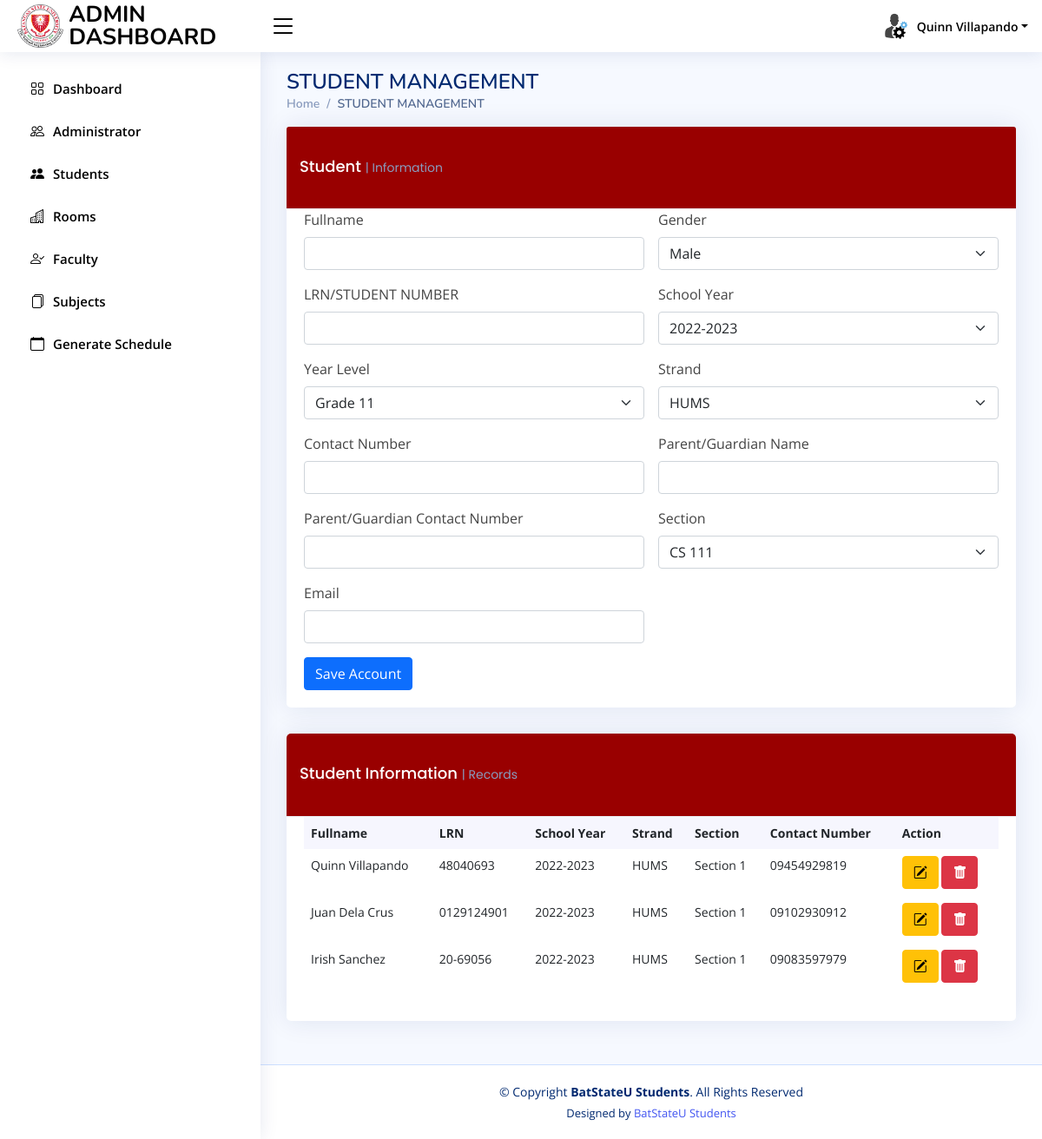
Page /add_student.php (signed in) on the committed database.
### tables this page shows
CREATE TABLE `tbl_students` (
  `id` int(255) NOT NULL,
  `name` varchar(255) NOT NULL,
  `gender` varchar(255) NOT NULL,
  `lrn` varchar(255) NOT NULL,
  `schoolyear` varchar(255) NOT NULL,
  `yearlevel` varchar(255) NOT NULL,
  `strand` varchar(255) NOT NULL,
  `contactnumber` varchar(255) NOT NULL,
  `parents` varchar(255) NOT NULL,
  `parentscontactnumber` varchar(255) NOT NULL,
  `section` varchar(255) NOT NULL,
  `email` varchar(255) NOT NULL,
  `file` varchar(255) NOT NULL,
  `username` varchar(255) NOT NULL,
  `password` varchar(255) NOT NULL,
  `type` varchar(255) NOT NULL
);

### add_student.php (the view, shortened to what this page needs)
<?php include 'head.php'; ?>
<body >
<?php include 'nav.php'; ?>
<?php include 'sidebar.php'; ?>
  <main id="main" class="main">
    <div class="pagetitle">
      <h1>STUDENT MANAGEMENT</h1>
      <nav>
        <ol class="breadcrumb">
          <li class="breadcrumb-item"><a href="">Home</a></li>
          <li class="breadcrumb-item active">STUDENT MANAGEMENT</li>
        </ol>
      </nav>
    </div>
    <section class="section dashboard">
      <div class="row">
        <div class="col-lg-12">
          <div class="card">
            <div class="card-header" style="background-color:rgb(153, 0, 0)">
                  <h5 class="card-title" style="color:white;">Student <span>| Information</span></h5>
               </div>
            <div class="card-body">
              <form class="row g-3" method="POST">
                 <div class="col-md-6">
                  <label for="inputName5" class="form-label">Fullname</label>
                  <input type="text" value="" required name="name" class="form-control" id="inputName5">
                </div>
                  <div class="col-md-6">
                                  <label for="inputName5" class="form-label">Gender</label>
                                  <select class="form-select" name="gender">
                                          <option value="Male">Male</option>
                                          </select>
                                   </div>
                 <div class="col-md-6">
                  <label for="inputName5" class="form-label">LRN/STUDENT NUMBER</label>
                  <input type="text" value="" required name="lrn" class="form-control" id="inputName5">
                </div>
                <div class="col-md-6">
                  <label for="inputName5" class="form-label">School Year</label>
                  <select class="form-select" name="schoolyear">
                          <option value="2022-2023">2022-2023</option>
                          </select>
                </div>
                <div class="col-md-6">
                  <label for="inputName5" class="form-label">Year Level</label>
                  <select class="form-select" name="yearlevel">
                          <option value="Grade 11">Grade 11</option>
                          </select>
                </div>
                <div class="col-md-6">
                  <label for="inputName5" class="form-label">Strand</label>
                  <select class="form-select" name="strand">
                          <option value="HUMS">HUMS</option>
                          </select>
                </div>
                <div class="col-md-6">
                  <label for="inputPassword5" class="form-label">Contact Number</label>
                  <input type="text" required name="contactnumber" onkeypress="return event.charCode >= 48 && event.charCode <= 57" maxlength="11" class="form-control" id="inputPassword5">
                </div>
                <div class="col-md-6">
                  <label for="inputName5" class="form-label">Parent/Guardian Name</label>
                  <input type="text" value="" required name="parents" class="form-control" id="inputName5">
                </div>
                <div class="col-md-6">
                  <label for="inputPassword5" class="form-label">Parent/Guardian Contact Number</label>
                  <input type="text" required name="parentscontactnumber" onkeypress="return event.charCode >= 48 && event.charCode <= 57" maxlength="11" class="form-control" id="inputPassword5">
                </div>
                <div class="col-md-6">
                  <label for="inputName5" class="form-label">Section</label>
                  <select class="form-select" name="section">
                          <option value=">CS 111">CS 111</option>
                          </select>
                </div>
                <div class="col-md-6">
                  <label for="inputName5" class="form-label">Email</label>
                  <input type="text" value=""  name="email" class="form-control" id="inputName5">
                </div>
                <div class="">
                  <button type="submit" class="btn btn-primary" name="onadd_student">Save Account</button>
                </div>
              </form>
            </div>
          </div>
        </div>
        <div class="col-lg-12">
          <div class="row">
            <div class="col-12">
              <div class="card recent-sales overflow-auto">
                <div class="card-header" style="background-color:rgb(153, 0, 0)">
                  <h5 class="card-title" style="color:white;">Student Information <span>| Records</span></h5>
               </div>
                <div class="card-body">
                  <table class="table table-borderless datatable">
                    <thead>
                      <tr>
                       <th scope="col">Fullname</th>
                        <th scope="col">LRN</th>
                        <th scope="col">School Year</th>
                        <th scope="col">Strand</th>
                        <th scope="col">Section</th>
                        <th scope="col">Contact Number</th>
                        <th scope="col">Action</th>
                      </tr>
                    </thead>
                    <tbody>
                    <?php
                      $query = "SELECT * FROM tbl_students WHERE type='Student'";
                      $read = mysqli_query($con,$query) or die(mysqli_error());
                      while ($row = mysqli_fetch_array($read)){
                        $id=$row['id'];
                        $name = $row['name'];
                        $lrn = $row['lrn'];
                        $schoolyear = $row['schoolyear'];
                        $strand = $row['strand'];
                        $contactnumber = $row['contactnumber'];
                        $section = $row['section'];
                      ?>
                      <tr>
                        <td><?php echo $name; ?></td>
                        <td><?php echo $lrn; ?></td>
                        <td><?php echo $schoolyear; ?></td>
                        <td><?php echo $strand; ?></td>
                        <td><?php echo $section; ?></td>
                         <td><?php echo $contactnumber; ?></td>
                        <td><a class="btn btn-warning" data-bs-toggle="modal" data-bs-target="#basicModal<?php echo $id; ?>"> <i class="bi bi-pencil-square"></i></a>
                            <a class="btn btn-danger" onclick="confirmAction<?php echo $id;?>()"  > <i class="bi bi-trash-fill"></i></a></td>
                      </tr>
                    <?php } ?>
                    </tbody>
                  </table>
                </div>
              </div>
            </div>
          </div>
        </div>
      </div>
    </section>
  </main>
  <footer id="footer" class="footer">
    <div class="copyright">
      &copy; Copyright <strong><span>BatStateU Students</span></strong>. All Rights Reserved
    </div>
    <div class="credits">
      Designed by <a href="">BatStateU Students</a>
    </div>
  </footer>
</body>
</html>

### nav.php (shortened to what this page needs)
<header id="header" style="background-color:rgb(255, 255, 255)  " class="header fixed-top d-flex align-items-center">
  <div class="d-flex align-items-center justify-content-between">
    <a href="" class="logo d-flex align-items-center">
         <img src="../assets/img/logomain.png" alt="" height="50px">
                <span class="d-none d-lg-block" style="color:black">ADMIN DASHBOARD</span>
    </a>
    <i style="color:black" class="bi bi-list toggle-sidebar-btn" ></i>
  </div>
  <nav class="header-nav ms-auto">
    <ul class="d-flex align-items-center">
      <li class="nav-item dropdown pe-3">
        <a class="nav-link nav-profile d-flex align-items-center pe-0" href="#" data-bs-toggle="dropdown">
          <img src="img/administrator.png" alt="Profile" class="rounded-circle" style="color:black">
          <span class="d-none d-md-block dropdown-toggle ps-2" style="color:black"><?php echo $fullname; ?></span>
        </a>
      </li>
    </ul>
  </nav>
</header>

### assets/css/style.css (style rules this page uses)
:root { scroll-behavior: smooth; }
body { font-family: "Open Sans", sans-serif; background: #f6f9ff; color: #444444; }
a { color: #4154f1; text-decoration: none; }
h1, h2, h3, h4, h5, h6 { font-family: "Nunito", sans-serif; }
#main { margin-top: 60px; padding: 20px 30px; transition: all 0.3s; }
.pagetitle { margin-bottom: 10px; }
.pagetitle h1 { font-size: 24px; margin-bottom: 0; font-weight: 600; color: #012970; }
.card { margin-bottom: 30px; border: none; border-radius: 5px; box-shadow: 0px 0 30px rgba(1, 41, 112, 0.1); }
.card-header, .card-footer { border-color: #ebeef4; background-color: #fff; color: #798eb3; padding: 15px; }
.card-title { padding: 20px 0 15px 0; font-size: 18px; font-weight: 500; color: #012970; font-family: "Poppins", sans-serif; }
.card-title span { color: #899bbd; font-size: 14px; font-weight: 400; }
.card-body { padding: 0 20px 20px 20px; }
.breadcrumb { font-size: 14px; font-family: "Nunito", sans-serif; color: #899bbd; font-weight: 600; }
.breadcrumb a { color: #899bbd; transition: 0.3s; }
.breadcrumb .breadcrumb-item::before { color: #899bbd; }
.breadcrumb .active { color: #51678f; font-weight: 600; }
.logo { line-height: 1; }
@media (min-width: 1200px) { .logo { width: 280px; } }
.logo img { max-height: 300px; margin-right: 6px; }
.logo span { font-size: 26px; font-weight: 700; color: #012970; font-family: "Nunito", sans-serif; }
.header { transition: all 0.5s; z-index: 997; height: 60px; box-shadow: 0px 2px 20px rgba(1, 41, 112, 0.1); background-color: #fff; padding-left: 20px; }
.header .toggle-sidebar-btn { font-size: 32px; padding-left: 10px; cursor: pointer; color: #012970; }
.header-nav ul { list-style: none; }
.header-nav > ul { margin: 0; padding: 0; }
.header-nav .nav-profile { color: #012970; }
.header-nav .nav-profile img { max-height: 36px; }
.header-nav .nav-profile span { font-size: 14px; font-weight: 600; }
@media (min-width: 1200px) { #main, #footer { margin-left: 300px; } }
.dashboard .recent-sales { font-size: 14px; }
.dashboard .recent-sales .table thead { background: #f6f6fe; }
.dashboard .recent-sales .table thead th { border: 0; }
.footer { padding: 20px 0; font-size: 14px; transition: all 0.3s; border-top: 1px solid #cddfff; background-color:white; }
.footer .copyright { text-align: center; color: #012970; }
.footer .credits { padding-top: 5px; text-align: center; font-size: 13px; color: #012970; }

### rows in the picture
tbl_students: name "Quinn Villapando", lrn "48040693", schoolyear "2022-2023", strand "HUMS", section "Section 1", contactnumber "09454929819"
tbl_students: name "Juan Dela Crus", lrn "0129124901", schoolyear "2022-2023", strand "HUMS", section "Section 1", contactnumber "09102930912"
tbl_students: name "Irish Sanchez", lrn "20-69056", schoolyear "2022-2023", strand "HUMS", section "Section 1", contactnumber "09083597979"

### other values in the picture
$fullname "Quinn Villapando"
